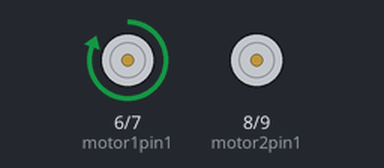
The sketch below on a simulated Arduino Uno, built with avr-gcc and run on an emulated ATmega328P. On the bench: motor-driver pin pairs drawn as motors (green arrow = first pin HIGH = forward, orange = second pin HIGH = backward, longer = more drive).

Above: at 1.0 s.
At 4.5 s:
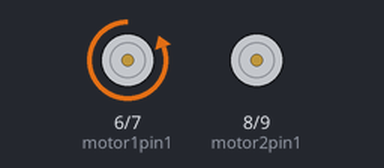
At 8.0 s:
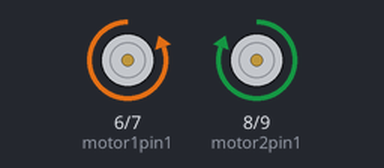
At 10.0 s:
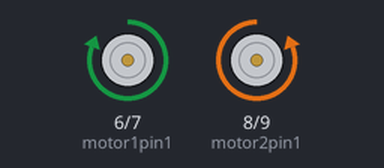
Timing chart, 0 to 11.7 s (numbered marks = the images above):
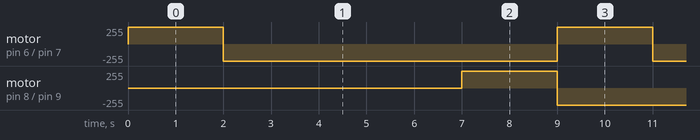

Measured:
- by itself, motor on pin 6 (motor1pin1) / pin 7 (motor1pin2), motor on pin 8 (motor2pin1) / pin 9 (motor2pin2): alternates forward 255/255 for 2.0 s and backward 255/255 for 7.0 s

The sketch:

sketch_jun29a.ino
```cpp
int motor1pin1 = 6;
int motor1pin2 = 7;

int motor2pin1 = 8;
int motor2pin2 = 9;

void setup() {
 pinMode(motor1pin1, OUTPUT);
  pinMode(motor1pin2, OUTPUT);

  pinMode(motor2pin1, OUTPUT);
  pinMode(motor2pin2, OUTPUT);

  Serial.begin(115200);
}
void loop() {
  digitalWrite(motor1pin1,HIGH);
  digitalWrite(motor1pin2,LOW);
  delay(2000);
  digitalWrite(motor1pin1,LOW);
  digitalWrite(motor1pin2,HIGH);
  delay(5000);
  digitalWrite(motor2pin1,HIGH);
  digitalWrite(motor2pin2,LOW);
  delay(2000);
  digitalWrite(motor2pin1,LOW);
  digitalWrite(motor2pin2,HIGH);
}
```
